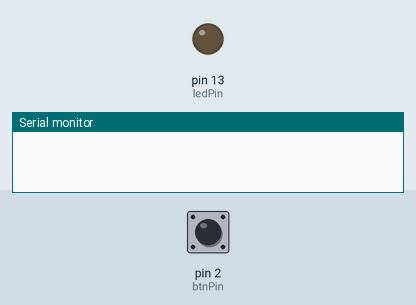
This sketch was run on a simulated Arduino Uno, built with avr-gcc and run on an emulated ATmega328P. Shown: output pins drawn as LEDs (lit = HIGH), the last lines printed to the serial monitor. The inputs (shaded band) are chosen by the test bench; at power-on: pin 2 (btnPin) LOW.

Above: at 1.2 s.
1.3 s: pin 2 (btnPin) pulled HIGH for 0.15 s
At 1.4 s:
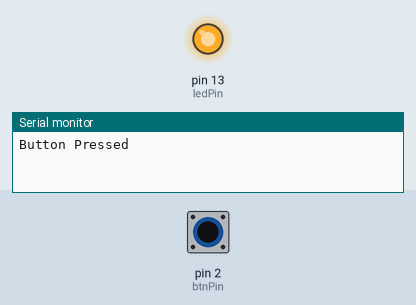
3.0 s: pin 2 (btnPin) pulled HIGH for 3.2 s
At 6.9 s:
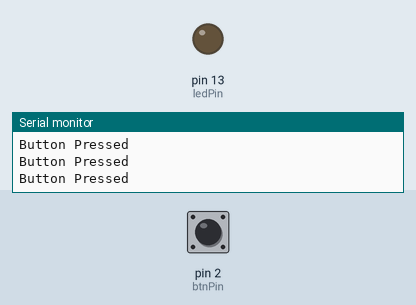
Timing chart, 0 to 8.4 s (numbered marks = the images above; inputs shaded):
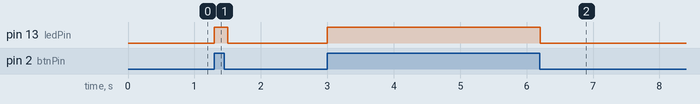

Measured:
- after the input at 1.3 s, pin 13 (ledPin): LOW → HIGH at once, → LOW 0.20 s later
- after the input at 3.0 s, pin 13 (ledPin): LOW → HIGH at once, → LOW 3.2 s later

The sketch:

sketch_jan31a.ino
```cpp
int btnPin = 2;
int ledPin = 13;

void setup() {
  // put your setup code here, to run once:
  pinMode (btnPin, INPUT);
  pinMode (ledPin, OUTPUT);
  Serial.begin(9600);
}

void loop() {
  // put your main code here, to run repeatedly:
  if(digitalRead(btnPin) == HIGH){
    Serial.println("Button Pressed");
    digitalWrite(ledPin, HIGH);
  } else {
    digitalWrite(ledPin, LOW);
  }

  delay(100);
}
```
